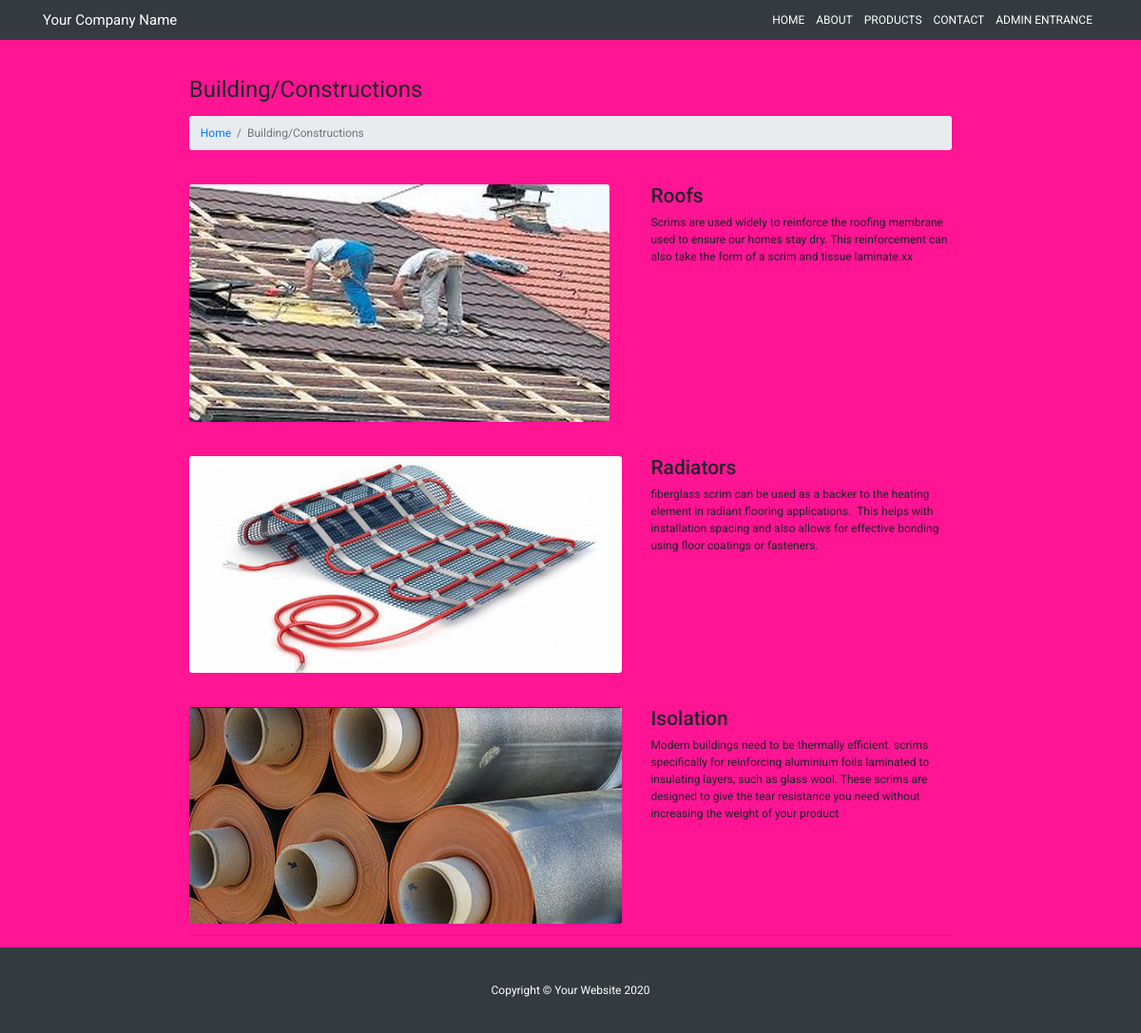
/detail/1, run on the app's committed database.
### roza/models.py (models this page shows, shortened)
class application_model(models.Model):
    application_field=models.CharField(max_length=255,blank=True)
    title1=models.CharField(max_length=255,blank=True)
    main1 = models.ImageField(
        upload_to='about/application/images', blank=True, null=True)
    description1= models.TextField(blank=True)
    title2=models.CharField(max_length=255,blank=True)
    main2 = models.ImageField(
        upload_to='about/application/images', blank=True, null=True)
    description2= models.TextField(blank=True, null=True)
    title3=models.CharField(max_length=255,blank=True)
    main3 = models.ImageField(
        upload_to='about/application/images', blank=True, null=True)
    description3= models.TextField(blank=True)

### roza/views.py (the view)
# urls.py: path('detail/<int:id>', views.application_detail, name="application_detail"),
def application_detail(request, id):
    application=application_model.objects.get(id=id)
    return  render(request, 'detail.html',{'application':application})

### roza/templates/detail.html
{%extends 'base.html'%} {% block content%} {% load static%}
  <div class="container">
    <div class="col-sm-9 container mt-3">
    <h1 class="mt-4 mb-3">
      <small>{{application.application_field}}</small>
    </h1>
    <ol class="breadcrumb">
      <li class="breadcrumb-item">
        <a href="index.html">Home</a>
      </li>
      <li class="breadcrumb-item active">{{application.application_field}}</li>
    </ol>
  {% if application.main1 %}
    <div class="row mt-5">
      <div class="col-md-7">
        <a href="#">
          <img class="img-fluid rounded mb-3 mb-md-0" src="{{application.main1.url}}" alt="">
        </a>
      </div>
      <div class="col-md-5">
        <h3>{{application.title1}}</h3>
        <p>{{application.description1}}</p>
      </div>
    </div>
    {%endif%}
    {% if application.main2 %}
    <div class="row mt-5">
      <div class="col-md-7">
        <a href="#">
          <img class="img-fluid rounded mb-3 mb-md-0" src="{{application.main2.url}}" alt="">
        </a>
      </div>
      <div class="col-md-5">
        <h3>{{application.title2}}</h3>
        <p>{{application.description2}}</p>
      </div>
    </div>
    {%endif%}
    {% if application.main3 %}
    <div class="row mt-5">
      <div class="col-md-7">
        <a href="#">
          <img class="img-fluid rounded mb-3 mb-md-0" src="{{application.main3.url}}" alt="">
        </a>
      </div>
      <div class="col-md-5">
        <h3>{{application.title3}}</h3>
        <p>{{application.description3}}</p>
      </div>
    </div>
    {%endif%}
    <hr>
    </div>
  </div>
{% endblock%}

### roza/templates/base.html (shortened to what this page needs)
{% load static %}
<!DOCTYPE html>
<html lang="en">
<head>
  <link href="{% static  '/roza/vendor/bootstrap/css/bootstrap.min.css' %}" rel="stylesheet">
  <link href="{% static  '/roza/css/style.css' %}" rel="stylesheet">
  <link href="{% static  '/roza/css/modern-business.css' %}" rel="stylesheet">
  <link rel="stylesheet" href="https://cdnjs.cloudflare.com/ajax/libs/font-awesome/5.15.3/css/all.min.css" />
</head>
<body>
  <nav class="navbar fixed-top navbar-expand-lg navbar-dark bg-dark fixed-top">
    <div class="container">
      <a class="navbar-brand" href="/">Your Company Name </a>
      <div class="collapse navbar-collapse" id="navbarResponsive">
        <ul class="navbar-nav ml-auto">
        <li class="nav-item">
            <a class="nav-link active" href="/">HOME</a>
            </li>
          <li class="nav-item active">
            <a class="nav-link" href="/about">ABOUT</a>
          </li>
          <li class="nav-item active">
            <a class="nav-link" href="/products">PRODUCTS</a>
          </li>
          <li class="nav-item active">
            <a class="nav-link" href="/contact">CONTACT</a>
          </li>
          <li class="nav-item active">
            <a class="nav-link" href="/admin">ADMIN ENTRANCE</a>
          </li>
        </ul>
      </div>
    </div>
  </nav>
  {% block content%}
  {% endblock%}
  <footer class="py-5 bg-dark">
    <div class="container">
      <p class="m-0 text-center text-white">Copyright &copy; Your Website 2020</p>
    </div>
  </footer>
</body>
</html>

### roza/static/roza/css/style.css (style rules this page uses)
body { font-family: "Roboto", sans-serif !important; background-color: deeppink !important; }
html { font-size: 12px; }

### roza/static/roza/css/modern-business.css (style rules this page uses)
body { padding-top: 56px; }

### data on the page
application_model: application_field "Building/Constructions", main1 (picture), title1 "Roofs", description1 "Scrims are used widely to reinforce the roofing membrane used to ensure our homes stay dry. This reinforcement can also take the form of a scrim and tissue laminate.xx", main2 (picture), title2 "Radiators", description2 "fiberglass scrim can be used as a backer to the heating element in radiant flooring applications. This helps with installation spacing and also allows for effective bonding using floor coatings or fasteners.", main3 (picture), title3 "Isolation", description3 "Modern buildings need to be thermally efficient. scrims specifically for reinforcing aluminium foils laminated to insulating layers, such as glass wool. These scrims are designed to give the tear resistance you need without increasing the weight of your product"
